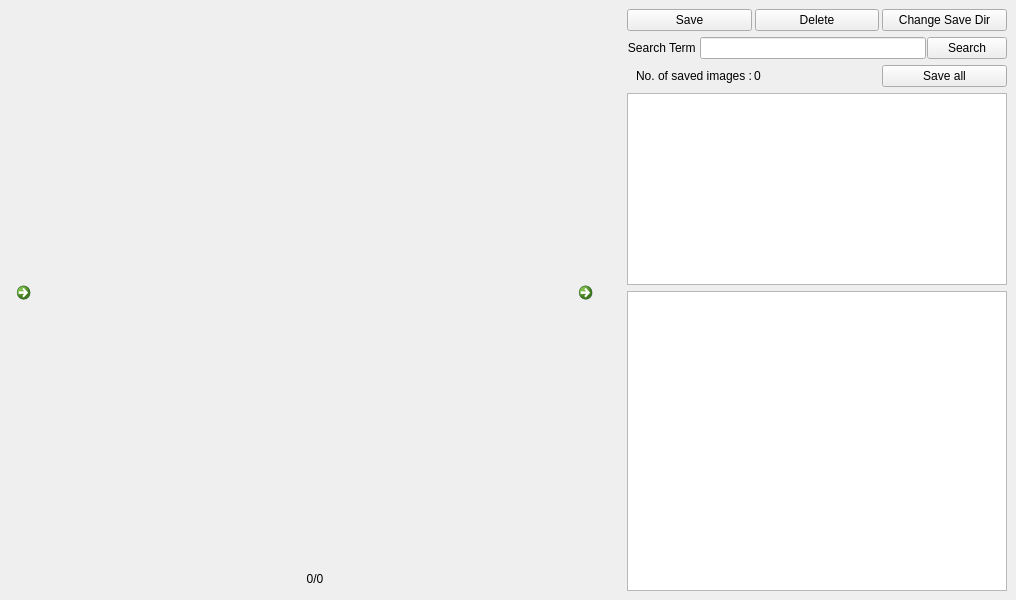
<?xml version="1.0" encoding="UTF-8"?>
<ui version="4.0">
 <class>MainWindow</class>
 <widget class="QMainWindow" name="MainWindow">
  <property name="geometry">
   <rect>
    <x>0</x>
    <y>0</y>
    <width>1016</width>
    <height>600</height>
   </rect>
  </property>
  <property name="cursor">
   <cursorShape>ArrowCursor</cursorShape>
  </property>
  <property name="windowTitle">
   <string>Google Image Downloader</string>
  </property>
  <widget class="QWidget" name="centralwidget">
   <layout class="QGridLayout" name="gridLayout">
    <item row="2" column="3">
     <widget class="QCommandLinkButton" name="next_image_button">
      <property name="sizePolicy">
       <sizepolicy hsizetype="Preferred" vsizetype="Preferred">
        <horstretch>0</horstretch>
        <verstretch>0</verstretch>
       </sizepolicy>
      </property>
      <property name="minimumSize">
       <size>
        <width>40</width>
        <height>40</height>
       </size>
      </property>
      <property name="maximumSize">
       <size>
        <width>50</width>
        <height>50</height>
       </size>
      </property>
      <property name="cursor">
       <cursorShape>OpenHandCursor</cursorShape>
      </property>
      <property name="text">
       <string/>
      </property>
      <property name="icon">
       <iconset theme="next">
        <normaloff/>
       </iconset>
      </property>
      <property name="checkable">
       <bool>false</bool>
      </property>
      <property name="checked">
       <bool>false</bool>
      </property>
     </widget>
    </item>
    <item row="2" column="0">
     <widget class="QCommandLinkButton" name="previous_image_button">
      <property name="minimumSize">
       <size>
        <width>40</width>
        <height>40</height>
       </size>
      </property>
      <property name="maximumSize">
       <size>
        <width>50</width>
        <height>50</height>
       </size>
      </property>
      <property name="cursor">
       <cursorShape>OpenHandCursor</cursorShape>
      </property>
      <property name="text">
       <string/>
      </property>
      <property name="icon">
       <iconset theme="previous">
        <normaloff/>
       </iconset>
      </property>
     </widget>
    </item>
    <item row="2" column="4">
     <widget class="QFrame" name="frame">
      <property name="sizePolicy">
       <sizepolicy hsizetype="MinimumExpanding" vsizetype="MinimumExpanding">
        <horstretch>0</horstretch>
        <verstretch>0</verstretch>
       </sizepolicy>
      </property>
      <property name="frameShape">
       <enum>QFrame::NoFrame</enum>
      </property>
      <property name="frameShadow">
       <enum>QFrame::Raised</enum>
      </property>
      <layout class="QGridLayout" name="gridLayout_2">
       <property name="margin">
        <number>0</number>
       </property>
       <item row="8" column="0" colspan="2">
        <widget class="QListWidget" name="loaded_url"/>
       </item>
       <item row="7" column="0" colspan="2">
        <widget class="QListWidget" name="saved_url">
         <property name="sizePolicy">
          <sizepolicy hsizetype="Preferred" vsizetype="Preferred">
           <horstretch>0</horstretch>
           <verstretch>0</verstretch>
          </sizepolicy>
         </property>
        </widget>
       </item>
       <item row="0" column="0" colspan="2">
        <widget class="QFrame" name="frame_2">
         <property name="frameShadow">
          <enum>QFrame::Sunken</enum>
         </property>
         <layout class="QHBoxLayout" name="horizontalLayout">
          <property name="spacing">
           <number>3</number>
          </property>
          <property name="margin">
           <number>0</number>
          </property>
          <item>
           <widget class="QPushButton" name="save_button">
            <property name="text">
             <string>Save</string>
            </property>
           </widget>
          </item>
          <item>
           <widget class="QPushButton" name="delete_button">
            <property name="text">
             <string>Delete</string>
            </property>
           </widget>
          </item>
          <item>
           <widget class="QPushButton" name="pushButton">
            <property name="text">
             <string>Change Save Dir</string>
            </property>
           </widget>
          </item>
         </layout>
        </widget>
       </item>
       <item row="1" column="0" colspan="2">
        <widget class="QFrame" name="frame_3">
         <property name="frameShape">
          <enum>QFrame::NoFrame</enum>
         </property>
         <property name="frameShadow">
          <enum>QFrame::Raised</enum>
         </property>
         <layout class="QHBoxLayout" name="horizontalLayout_2">
          <property name="spacing">
           <number>1</number>
          </property>
          <property name="margin">
           <number>0</number>
          </property>
          <item>
           <widget class="QLabel" name="label_2">
            <property name="text">
             <string>Search Term </string>
            </property>
            <property name="alignment">
             <set>Qt::AlignRight|Qt::AlignTrailing|Qt::AlignVCenter</set>
            </property>
           </widget>
          </item>
          <item>
           <widget class="QLineEdit" name="search_term_text_box"/>
          </item>
          <item>
           <widget class="QPushButton" name="search_button">
            <property name="text">
             <string>Search</string>
            </property>
           </widget>
          </item>
         </layout>
        </widget>
       </item>
       <item row="2" column="0" colspan="2">
        <widget class="QFrame" name="frame_5">
         <property name="frameShape">
          <enum>QFrame::NoFrame</enum>
         </property>
         <property name="frameShadow">
          <enum>QFrame::Raised</enum>
         </property>
         <layout class="QHBoxLayout" name="horizontalLayout_3">
          <property name="spacing">
           <number>2</number>
          </property>
          <property name="margin">
           <number>0</number>
          </property>
          <item>
           <widget class="QLabel" name="label">
            <property name="text">
             <string>No. of saved images :</string>
            </property>
            <property name="alignment">
             <set>Qt::AlignRight|Qt::AlignTrailing|Qt::AlignVCenter</set>
            </property>
           </widget>
          </item>
          <item>
           <widget class="QLabel" name="saved_images_count_label">
            <property name="text">
             <string>0</string>
            </property>
           </widget>
          </item>
          <item>
           <widget class="QPushButton" name="save_all_button">
            <property name="text">
             <string>Save all</string>
            </property>
           </widget>
          </item>
         </layout>
        </widget>
       </item>
      </layout>
     </widget>
    </item>
    <item row="2" column="1">
     <widget class="QFrame" name="frame_4">
      <property name="frameShape">
       <enum>QFrame::NoFrame</enum>
      </property>
      <property name="frameShadow">
       <enum>QFrame::Raised</enum>
      </property>
      <layout class="QVBoxLayout" name="verticalLayout">
       <property name="spacing">
        <number>0</number>
       </property>
       <property name="margin">
        <number>0</number>
       </property>
       <item>
        <widget class="QLabel" name="image_view">
         <property name="sizePolicy">
          <sizepolicy hsizetype="Preferred" vsizetype="Preferred">
           <horstretch>0</horstretch>
           <verstretch>0</verstretch>
          </sizepolicy>
         </property>
         <property name="minimumSize">
          <size>
           <width>500</width>
           <height>300</height>
          </size>
         </property>
         <property name="maximumSize">
          <size>
           <width>1200</width>
           <height>1000</height>
          </size>
         </property>
         <property name="text">
          <string/>
         </property>
        </widget>
       </item>
       <item>
        <widget class="QLabel" name="current_image_index_label">
         <property name="maximumSize">
          <size>
           <width>16777215</width>
           <height>25</height>
          </size>
         </property>
         <property name="text">
          <string>0/0</string>
         </property>
         <property name="alignment">
          <set>Qt::AlignCenter</set>
         </property>
        </widget>
       </item>
      </layout>
     </widget>
    </item>
   </layout>
  </widget>
 </widget>
 <resources/>
 <connections/>
</ui>
